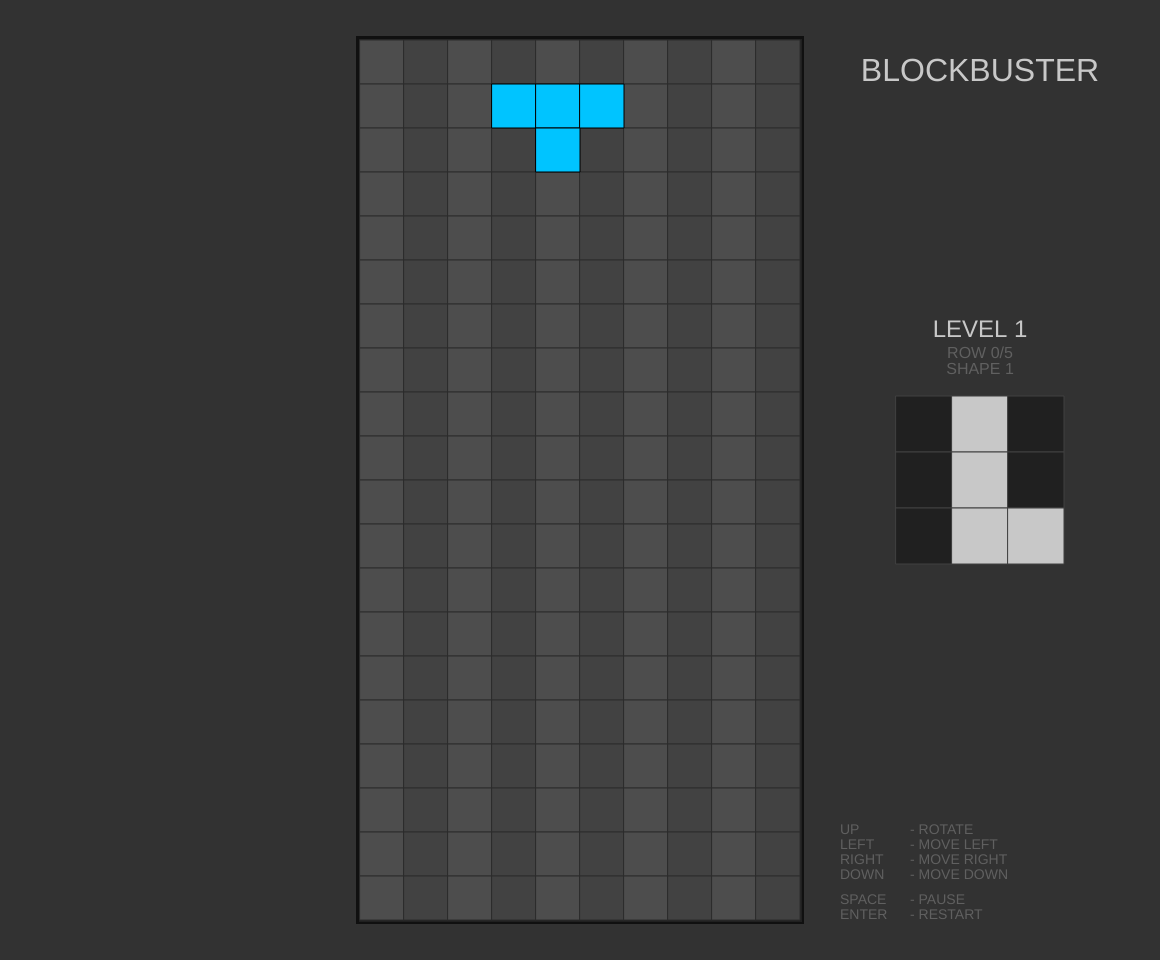
Frame 1 (no input)
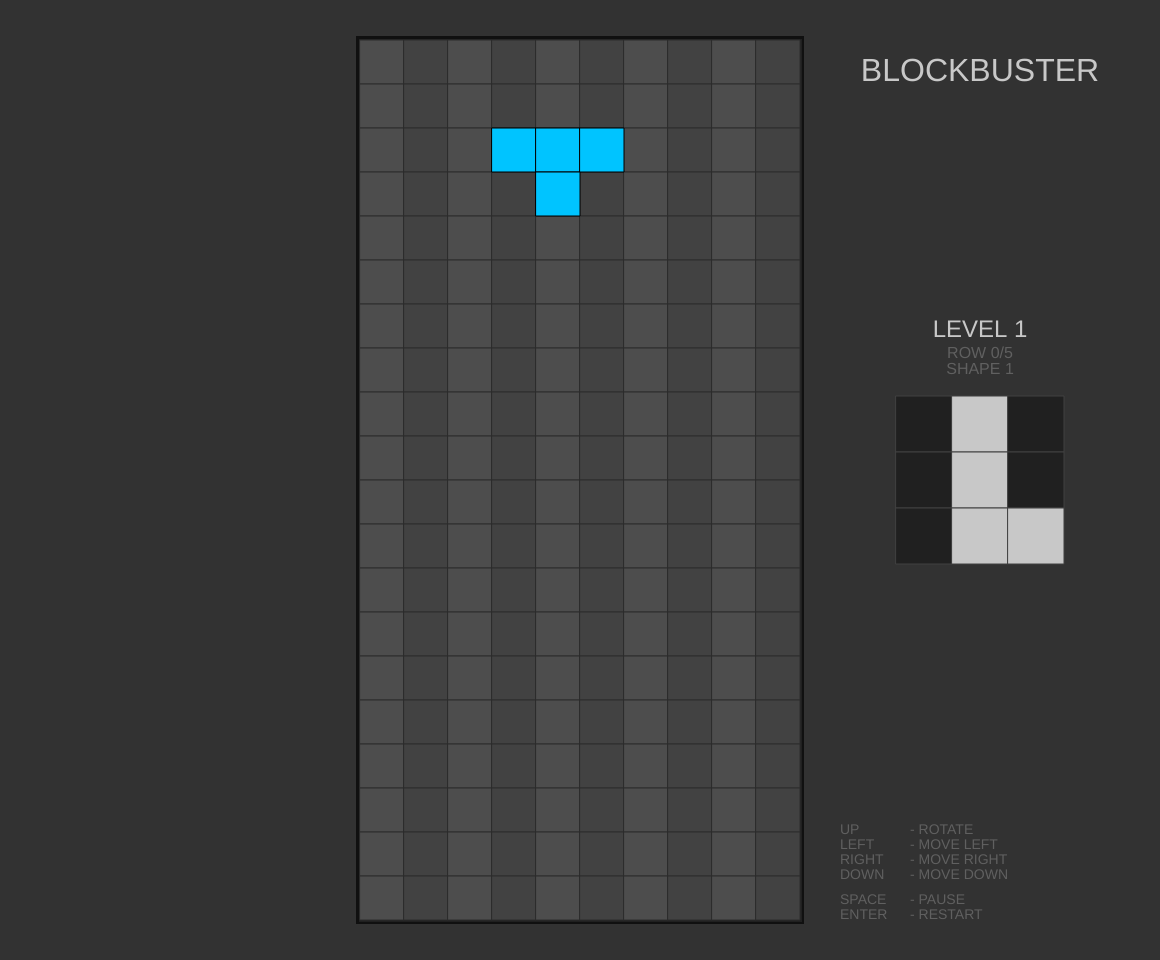
Frame 60 (no input)
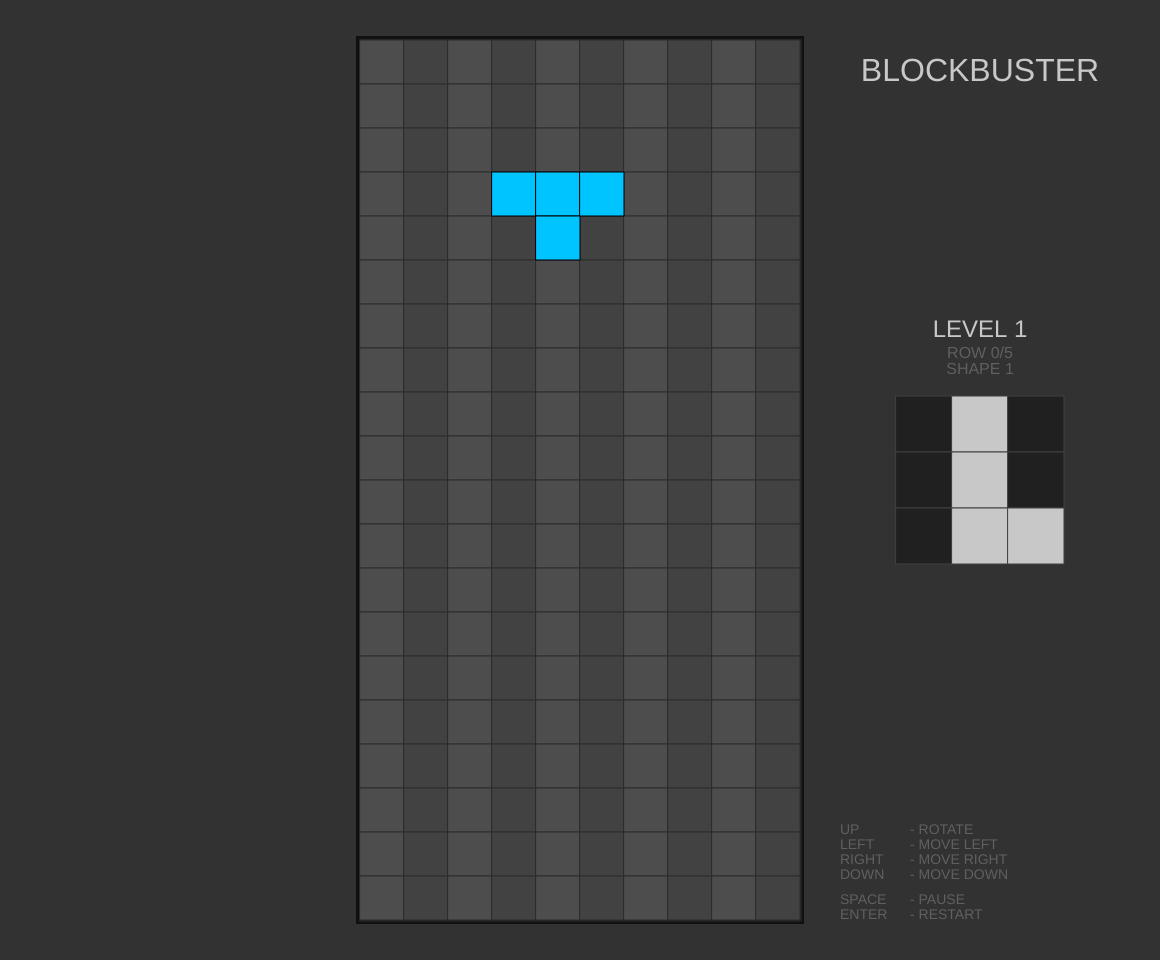
Frame 120 (the mouse pressed at the canvas centre since frame 60)

The p5.js sketch that drew these frames (run headless with seeded random() and noise() and a simulated clock; from frame 60 on, the mouse is pressed at the canvas centre):

// p5.js sketch
// ── sketch.js
let keyPressUp = false;
let keyPressDown = false;
let keyPressLeft = false;
let keyPressRight = false;
var shapeList = [
  [0, 0, 1, 0, 0, 0, 1, 0, 0, 0, 1, 0, 0, 0, 1, 0], // I
  [0, 2, 0, 0, 2, 0, 0, 2, 2], // L
  [0, 3, 0, 0, 3, 0, 3, 3, 0], // J
  [4, 4, 0, 0, 4, 4, 0, 0, 0], // Z
  [0, 5, 5, 5, 5, 0, 0, 0, 0], // S
  [0, 0, 0, 6, 6, 6, 0, 6, 0], // T
  [7, 7, 7, 7], // O
];
var palletteMono = [];
var pallette = [
  [255, 255, 255], // 0, void
  [255, 224, 0], // 1 Yellow
  [255, 64, 64], // 2 Coral Red
  [32, 255, 0], // 3 Green
  [0, 128, 128], // 4 Teal Blue
  [255, 96, 16], // 5 Orange
  [0, 196, 255], // 6 Light Blue
  [128, 0, 255], // 7 Purple
];
function setup() {
  createCanvas(windowWidth - 40, windowHeight - 40);

  this.tetris = new Tetris(10, 20);
  this.timer = new Timer();
  frameRate(60);
  palletteMono = [];
  for (let i = 0; i < pallette.length; i++) {
    let rgb = pallette[i];
    let gray = rgb[0] + rgb[1] + rgb[2];
    palletteMono[i] = [];
    palletteMono[i][0] = 255 * gray;
    palletteMono[i][1] = 255 * gray;
    palletteMono[i][2] = 255 * gray;
  }
}
function draw() {
  if (this.timer.updateStep()) {
    applyInput(25);
  }
  this.tetris.update();
  this.tetris.display(this);
}

function applyInput(newDelay) {
  if (this.tetris.pause) return;
  if (keyPressUp) this.tetris.rotate = true;
  if (keyPressDown) this.tetris.ty = +1;
  if (keyPressLeft) this.tetris.tx = -1;
  if (keyPressRight) this.tetris.tx = +1;
  this.timer.reset(newDelay);
}
function keyPressed() {
  if (keyCode == 32) this.tetris.pause = !this.tetris.pause;
  if (keyCode == 13) this.tetris.restart = true;
  keyPressUp |= keyCode === UP_ARROW;
  keyPressDown |= keyCode === DOWN_ARROW;
  keyPressLeft |= keyCode === LEFT_ARROW;
  keyPressRight |= keyCode === RIGHT_ARROW;
  applyInput(200);
}
function keyReleased() {
  keyPressUp ^= keyCode === UP_ARROW;
  keyPressDown ^= keyCode === DOWN_ARROW;
  keyPressLeft ^= keyCode === LEFT_ARROW;
  keyPressRight ^= keyCode === RIGHT_ARROW;
}
class Tetris {
  constructor(nx, ny) {
    this.tGrid = new TGrid(nx, ny);
    this.timer = new Timer();
    this.restartGame();
    this.shapeNext = undefined;
    this.pickNextShape();
  }
  restartGame() {
    this.tGrid.clearGrid();
    this.restart = false;
    this.pause = false;
    this.gameOver = false;
    this.spawn = true;
    this.rotate = false;
    this.tx = this.ty = 0;
    this.level = 1;
    this.rowsPerLevel = 5;
    this.rowsCompleted = 0;
    this.shapesCount = 0;
    this.timer.reset(600);
  }
  pickNextShape() {
    this.shapeCurr = this.shapeNext;
    var indexNext = parseInt(random(shapeList.length));
    this.shapeNext = shapeList[indexNext].slice();
  }
  update() {
    if (this.restart) {
      this.restartGame();
    }
    if (this.pause) {
      return;
    }
    // Spawn new shape
    if (this.spawn) {
      this.pickNextShape();
      this.tGrid.setShape(this.shapeCurr);
      this.shapesCount++;
      this.spawn = false;
    }
    // Update level/rows/difficulty
    this.level += floor(this.rowsCompleted / this.rowsPerLevel);
    this.rowsCompleted %= this.rowsPerLevel;
    this.timer.duration = ceil(800 / sqrt(this.level));
    // Game over check
    this.gameOver = this.tGrid.collision(0, 0);
    if (this.gameOver) {
      return;
    }
    // Apply user input: transforms
    if (this.rotate) this.tGrid.rotateShape();
    if (!this.tGrid.collision(this.tx, 0)) this.tGrid.sx += this.tx;
    if (!this.tGrid.collision(0, this.ty)) this.tGrid.sy += this.ty;
    // Apply game step
    if (this.timer.updateStep()) {
      if (!this.tGrid.collision(0, 1)) {
        if (this.ty == 0) {
          this.tGrid.sy++;
        }
      } else {
        this.tGrid.splatShape();
        this.rowsCompleted += this.tGrid.updateRows();
        this.spawn = true;
      }
    }
    // Reset transforms
    this.rotate = false;
    this.tx = this.ty = 0;
  }
  display(canvas) {
    var off, x, y, w, h, cell;
    var canvasW = canvas.width;
    var canvasH = canvas.height;
    off = 40;
    h = canvasH - 2 * off;
    w = canvasW - 2 * off;
    cell = ceil(Math.min(w / this.tGrid.nx, h / this.tGrid.ny));
    w = this.tGrid.nx * cell;
    h = this.tGrid.ny * cell;
    x = parseInt((canvasW - w) / 2.0);
    y = parseInt((canvasH - h) / 2.0);
    canvas.background(50);
    canvas.strokeWeight(1);
    canvas.noStroke();
    canvas.fill(16);
    canvas.rect(x - 4, y - 4, w + 8, h + 8);
    canvas.fill(32);
    canvas.rect(x - 1, y - 1, w + 3, h + 3);
    // Game screen
    var colors = this.pause || this.gameOver ? palletteMono : pallette;
    this.displayGrid(canvas, x, y, w, h, colors);
    // Shape preview
    {
      var _w = x - 2 * off;
      var _h = canvasH - 2 * off;
      var _y = off;
      var _x = off + x + w;
      this.displayNextShape(canvas, _x, _y, _w, _h);
    }
    // Header
    {
      var ty = off + 32;
      var tx = x + w + x / 2;
      var txtTitle = "BLOCKBUSTER";
      canvas.textAlign(CENTER, CENTER);
      canvas.noStroke();
      canvas.textSize(32);
      canvas.fill(200);
      canvas.text(txtTitle, tx, ty);
    }
    // Came level, ...
    {
      var ty = canvasH / 2 - 150;
      var tx1 = x + w + x / 2;
      var txtLevel = "LEVEL " + this.level;
      var txtProgress = "ROW " + this.rowsCompleted + "/" + this.rowsPerLevel;
      var txtShapes = "SHAPE " + this.shapesCount;
      canvas.textAlign(CENTER, CENTER);
      canvas.noStroke();
      canvas.fill(200);
      canvas.textSize(24);
      canvas.text(txtLevel, tx1, ty);
      canvas.fill(96);
      canvas.textSize(16);
      canvas.text(txtProgress, tx1, (ty += 24));
      canvas.text(txtShapes, tx1, (ty += 16));
    }
    // Game status
    var txtGameStatus = undefined;
    if (this.gameOver) txtGameStatus = "GAME OVER";
    if (this.pause) txtGameStatus = "PAUSE";
    if (txtGameStatus !== undefined) {
      canvas.textSize(144);
      canvas.textAlign(CENTER, CENTER);
      canvas.noStroke();
      canvas.fill(0, 0, 0);
      canvas.text(txtGameStatus, canvasW / 2 + 2, canvasH / 2 + 1);
      canvas.fill(255, 224, 0);
      canvas.text(txtGameStatus, canvasW / 2, canvasH / 2);
    }
    // Controlls
    {
      var ty = canvasH - 6 * 15 - off;
      var tx1 = x + w + 40;
      var tx2 = tx1 + 70;
      canvas.textAlign(LEFT);
      canvas.noStroke();
      canvas.textSize(14);
      canvas.fill(96);
      canvas.text("UP", tx1, ty);
      canvas.text("- ROTATE", tx2, ty);
      ty += 15;
      canvas.text("LEFT", tx1, ty);
      canvas.text("- MOVE LEFT", tx2, ty);
      ty += 15;
      canvas.text("RIGHT", tx1, ty);
      canvas.text("- MOVE RIGHT", tx2, ty);
      ty += 15;
      canvas.text("DOWN", tx1, ty);
      canvas.text("- MOVE DOWN", tx2, ty);
      ty += 25;
      canvas.text("SPACE", tx1, ty);
      canvas.text("- PAUSE", tx2, ty);
      ty += 15;
      canvas.text("ENTER", tx1, ty);
      canvas.text("- RESTART", tx2, ty);
      ty += 15;
    }
  }
  displayGrid(pg, x, y, w, h, pallette) {
    var nx = this.tGrid.nx;
    var ny = this.tGrid.ny;
    var cw = w / nx;
    var ch = h / ny;
    // BG
    for (var gy = 0; gy < ny; gy++) {
      for (var gx = 0; gx < nx; gx++) {
        var cx = x + gx * cw;
        var cy = y + gy * ch;
        pg.stroke(44);
        if ((gx & 1) == 1) {
          pg.fill(66);
        } else {
          pg.fill(77);
        }
        pg.rect(cx, cy, cw, ch);
      }
    }
    // FG
    for (var gy = 0; gy < ny; gy++) {
      for (var gx = 0; gx < nx; gx++) {
        var cx = x + gx * cw;
        var cy = y + gy * ch;
        var valGrid = this.tGrid.getGridVal(gx, gy);
        if (valGrid > 0) {
          pg.stroke(0);
          var rgb = pallette[valGrid % pallette.length];
          pg.fill(rgb[0], rgb[1], rgb[2]);
          pg.rect(cx, cy, cw, ch);
        }
      }
    }
    // Shape
    var ks = this.tGrid.shapeSize;
    var kr = ceil(this.tGrid.shapeSize / 2.0);
    for (var ky = 0; ky < ks; ky++) {
      for (var kx = 0; kx < ks; kx++) {
        var gx = this.tGrid.sx + kx - kr;
        var gy = this.tGrid.sy + ky - kr;
        var cx = x + gx * cw;
        var cy = y + gy * ch;
        var valShape = this.tGrid.getShapeVal(kx, ky);
        if (valShape != 0) {
          pg.stroke(0);
          var rgb = pallette[valShape % pallette.length];
          pg.fill(rgb[0], rgb[1], rgb[2]);
          pg.rect(cx, cy, cw, ch);
        }
      }
    }
  }
  displayNextShape(pg, x, y, w, h) {
    var shape = this.shapeNext;
    var shapeSize = parseInt(sqrt(shape.length));
    var ks = shapeSize;
    var kr = shapeSize / 2.0;
    var cw = min(w / 5.0, h / 5.0);
    var ch = cw;
    for (var ky = 0; ky < ks; ky++) {
      for (var kx = 0; kx < ks; kx++) {
        var gx = kx - kr;
        var gy = ky - kr;
        var cx = x + gx * cw + w / 2.0;
        var cy = y + gy * ch + h / 2.0;
        cx = parseInt(cx);
        cy = parseInt(cy);
        var valShape = shape[ky * shapeSize + kx];
        if (valShape != 0) {
          pg.fill(200);
        } else {
          pg.fill(32);
        }
        pg.stroke(64);
        pg.rect(cx, cy, cw, ch);
      }
    }
  }
}

class Timer {
  constructor() {
    this.duration = 600;
    this.time = 0;
  }
  reset(duration) {
    this.setTime();
    this.duration = duration;
  }
  setTime() {
    this.time = millis();
  }
  getTime() {
    return millis() - this.time;
  }
  updateStep() {
    if (this.getTime() >= this.duration) {
      this.setTime();
      return true;
    }
    return false;
  }
}

class TGrid {
  constructor(nx, ny) {
    this.nx = nx;
    this.ny = ny;
    this.grid = [];
    this.grid.length = nx * ny;
    this.clearGrid();
    this.setShape([0]);
  }
  clearGrid() {
    for (var i = 0; i < this.grid.length; i++) {
      this.grid[i] = 0;
    }
  }
  isInsideGrid(x, y) {
    return x >= 0 && x < this.nx && y >= 0 && y < this.ny;
  }
  setShape(shape) {
    this.shape = shape;
    this.shapeSize = parseInt(sqrt(shape.length));
    this.sx = ceil(this.nx / 2);
    this.sy = ceil(this.shapeSize / 2);
  }
  getGridVal(x, y) {
    if (!this.isInsideGrid(x, y)) {
      return -1;
    } else {
      return this.grid[y * this.nx + x];
    }
  }
  setGridVal(x, y, val) {
    this.grid[y * this.nx + x] = val;
  }
  getShapeVal(x, y) {
    return this.shape[y * this.shapeSize + x];
  }
  rotateShapeDir(CW) {
    var size = this.shapeSize;
    var cpy = this.shape.slice(0);
    if (CW) {
      var ib = 0,
        ia = size * size;
      for (var y = 1; y <= size; y++, ia++) {
        for (var x = 1; x <= size; x++, ib++) {
          this.shape[ib] = cpy[ia - x * size];
        }
      }
    } else {
      var ib = 0,
        ia = -1;
      for (var y = 1; y <= size; y++, ia--) {
        for (var x = 1; x <= size; x++, ib++) {
          this.shape[ib] = cpy[ia + x * size];
        }
      }
    }
  }
  rotateShape() {
    this.rotateShapeDir(true);
    if (this.collision(0, 0)) {
      this.rotateShapeDir(false);
    }
  }

  collision(tx, ty) {
    var ks = this.shapeSize;
    var kr = ceil(this.shapeSize / 2);
    for (var ky = 0; ky < ks; ky++) {
      for (var kx = 0; kx < ks; kx++) {
        var px = this.sx + kx - kr + tx;
        var py = this.sy + ky - kr + ty;
        var valGrid = this.getGridVal(px, py);
        var valShape = this.getShapeVal(kx, ky);
        if (valGrid * valShape != 0) {
          return true;
        }
      }
    }
    return false;
  }
  updateRows() {
    var rows = 0;
    for (var gy = 0; gy < this.ny; gy++) {
      var rowCompleted = true;
      for (var gx = 0; gx < this.nx; gx++) {
        var gi = gy * this.nx + gx;
        if (this.grid[gi] == 0) rowCompleted = false;
      }
      if (rowCompleted) {
        this.grid.copyWithin(this.nx, 0, gy * this.nx);
        rows++;
      }
    }
    if (rows > 0) {
      for (var gx = 0; gx < this.nx; gx++) {
        this.grid[gx] = 0;
      }
    }
    return rows;
  }
  splatShape() {
    let ks = this.shapeSize;
    let kr = ceil(this.shapeSize / 2);
    for (let ky = 0; ky < ks; ky++) {
      for (let kx = 0; kx < ks; kx++) {
        let px = this.sx + kx - kr;
        let py = this.sy + ky - kr;
        let valShape = this.getShapeVal(kx, ky);
        if (valShape != 0) {
          this.setGridVal(px, py, valShape);
        }
      }
    }
  }
}
